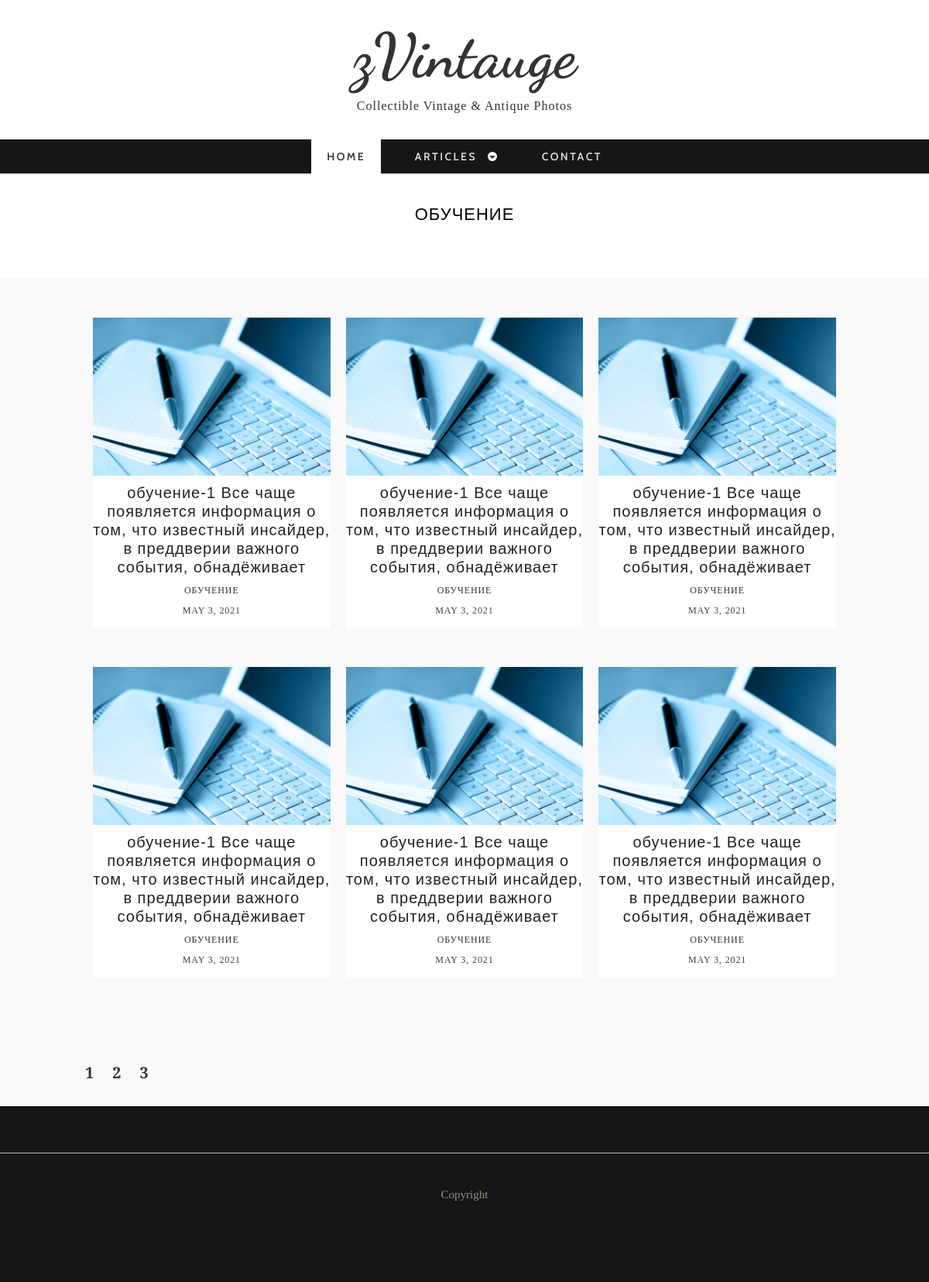
The page /articles/training on the database its author committed.
### tables this page shows
CREATE TABLE `categories` (
  `ID` int(11) NOT NULL,
  `NAME` varchar(255) NOT NULL,
  `CODE` varchar(255) NOT NULL
);

CREATE TABLE `posts` (
  `ID` int(11) NOT NULL,
  `ACTIVE` tinyint(1) NOT NULL,
  `TITLE` varchar(255) NOT NULL,
  `CODE` varchar(255) NOT NULL,
  `CONTENT` text NOT NULL,
  `CATEGORY_ID` int(11) NOT NULL,
  `AUTHOR_ID` int(11) NOT NULL,
  `DATE` datetime NOT NULL
);

### classes/DB.php (called while the page is built, shortened)
<?php
class DB
{
    private static $host = 'localhost';
    private static $database = 'articles';
    private static $user = 'test';
    private static $password = 'test';
    protected static function query($query)
    {
        try {
            $dsn = "mysql:dbname=" . self::$database . ";host=" . self::$host;
            $dbh = new PDO($dsn, self::$user, self::$password);
            $dbh->exec("set names utf8");
            $dbh->setAttribute(PDO::ATTR_ERRMODE, PDO::ERRMODE_EXCEPTION);
        } catch (PDOException $e) {
            die ('Ошибка подключения:' . $e->getMessage());
        }
        $resQuery = [];
        foreach ($dbh->query($query, PDO::FETCH_ASSOC) as $row) {
            $resQuery[] = $row;
        }
        return $resQuery;
    }
}

### classes/categories.php (called while the page is built, shortened)
<?php
require_once $_SERVER["DOCUMENT_ROOT"] . '/classes/DB.php';
class Categories extends DB
{
    public static function getCategoriesList( array $arSelect, array $arFilter, array $arOrder, array $arLimit): array
    {
        $select = !empty($arSelect) ? implode(",", $arSelect) : '*';
        $sql = "SELECT {$select} FROM `categories`";
        if (!empty($arFilter)) {
            $filter = self::editParameters($arFilter, '=', " AND ", '\'');
            $sql .= " WHERE {$filter}";
        }
        $order = !empty($arOrder) ? self::editParameters($arOrder, ' ', ",") : 'ID ASC';
        $sql .= " ORDER BY {$order}";
        return self::query($sql);
    }
    private static function editParameters($arParam, $connector, $separator, $otherConnector = '')
    {
        $array = [];
        foreach ($arParam as $key => $value) {
            $array[] = $key . $connector . $otherConnector . $value . $otherConnector;
        }
        return implode($separator, $array);
    }
}

### controller/init.php (called while the page is built, shortened)
<?php
require_once $_SERVER["DOCUMENT_ROOT"] . '/classes/posts.php';
require_once $_SERVER["DOCUMENT_ROOT"] . '/classes/categories.php';
if (!empty($_REQUEST['category'])) {
    $arCategory = Categories::getCategoriesList(['ID', 'NAME'], ['CODE' => $_REQUEST['category']], [], []);
    $arCategory = $arCategory[0];
    $countPosts = Posts::countPosts(['CATEGORY_ID' => $arCategory['ID']]);
    $pages = ceil($countPosts['COUNT'] / 6);
    $arArticles = [];
    $offset = empty($_REQUEST['page']) || $_REQUEST['page'] == 1 ? 0 : ($_REQUEST['page'] - 1) * 6;
        $arPosts = Posts::getPostsList(['ID', 'ACTIVE', 'TITLE', 'CODE', 'CATEGORY_ID','DATE'], ['CATEGORY_ID' => $arCategory['ID']], ['DATE' => 'DESC'], ['limit' => 6, 'offset' => $offset]);
    foreach ($arPosts as $post) {
        if ($post['ACTIVE'] == true) {
            $post['CATEGORY_NAME'] = $arCategory['NAME'];
            $post['CATEGORY_CODE'] = $_REQUEST['category'];
            $arArticles[] = $post;
        }
    }
}

### classes/posts.php (called while the page is built, shortened)
<?php
    require_once $_SERVER["DOCUMENT_ROOT"] . '/classes/DB.php';
    class Posts extends DB
    {
        public static function getPostsList(array $arSelect, array $arFilter, array $arOrder, array $arLimit): array
        {
            $select = !empty($arSelect) ? implode(",", $arSelect) : '*';
            $sql = "SELECT {$select} FROM `posts`";
            if (!empty($arFilter)) {
                $filter = self::editParameters($arFilter, '=', " AND ", '\'');
                $sql .= " WHERE {$filter}";
            }
            $order = !empty($arOrder) ? self::editParameters($arOrder, ' ', ",") : 'ID ASC';
            $sql .= " ORDER BY {$order}";
            if (!empty($arLimit) && isset($arLimit['limit'])) {
                $sql .= " LIMIT {$arLimit['limit']} ";
                $sql .= isset($arLimit['offset']) ? " OFFSET {$arLimit['offset']} " : "";
            }
            return self::query($sql);
        }
        public static function countPosts($arFilter=[])
        {
            $sql ="SELECT count(*) as COUNT FROM posts";
            if (!empty($arFilter)) {
                $filter = self::editParameters($arFilter, '=', " AND ", '\'');
                $sql.= " WHERE {$filter}";
            }
            return self::query($sql)[0];
        }
        private static function editParameters($arParam, $connector, $separator, $otherConnector = '')
        {
            $array = [];
            foreach ($arParam as $key => $value) {
                $array[] = $key . $connector . $otherConnector . $value . $otherConnector;
            }
            return implode($separator, $array);
        }
    }

### articles/section.php (the view, shortened to what this page needs)
<?php
    require_once $_SERVER["DOCUMENT_ROOT"] . '/controller/init.php';
    require_once $_SERVER["DOCUMENT_ROOT"] . '/includes/header.php';
    ?>
    <div id="container">
        <div class="wrap-container">
            <section class="content-box box-1">
                <div class="zerogrid">
                    <div class="wrap-box">
                        <div class="box-header">
                            <h2><?=ucfirst($arCategory['NAME'])?></h2>
                        </div>
                    </div>
                </div>
            </section>
        </div>
    </div>
    <div id="container">
        <div class="wrap-container">
            <section class="content-box box-style-1 box-2">
                <div class="zerogrid">
                    <div class="wrap-box">
                        <div class="row">
                            <?php if(!empty($arArticles)):
                                foreach ($arArticles as $article):?>
                                    <div class="col-1-3">
                                        <div class="wrap-col">
                                            <article>
                                                <div class="post-thumbnail-wrap">
                                                    <a href="/articles/<?= $article['ID'] ?>" class="portfolio-box">
                                                        <img src="../images/stati.jpg" alt="">
                                                    </a>
                                                </div>
                                                <div class="entry-header ">
                                                    <h3 class="entry-title"><?= $article['TITLE'] ?></h3>
                                                    <div class="l-tags"><a href="/articles/<?= $article['CATEGORY_CODE'] ?>"><?= $article['CATEGORY_NAME'] ?></a>
                                                    </div>
                                                    <div class="l-tags"><?= date('F j, Y', strtotime($article['DATE'])); ?>
                                                    </div>
                                                </div>
                                            </article>
                                        </div>
                                    </div>
                                <?php endforeach;
                            endif; ?>
                        </div>
                    </div>
                    <div class="pages">
                        <?php if(isset($pages)):
                            for($i=1;$i<=$pages; $i++): ?>
                                <a href="/articles/<?= $article['CATEGORY_CODE'] ?>?page=<?= $i ?>"><?= $i ?></a>
                            <?php endfor;
                        endif; ?>
                    </div>
                </div>
            </section>
        </div>
    </div>
<?php
    require_once $_SERVER["DOCUMENT_ROOT"] . '/includes/footer.php';
?>

### css/zerogrid.css (style rules this page uses)
.zerogrid { width: 1000px; position: relative; margin: 0 auto; padding: 0px; }
.zerogrid:after { content: "\0020"; display: block; height: 0; clear: both; visibility: hidden; }
.zerogrid .row:before, .row:after { content: '\0020'; display: block; overflow: hidden; visibility: hidden; width: 0; height: 0; }
.zerogrid .row:after { clear: both; }
.zerogrid .row { zoom: 1; }
.zerogrid .wrap-col { margin: 10px; }
.zerogrid .col-1-2, .zerogrid .col-1-3, .zerogrid .col-2-3, .zerogrid .col-1-4, .zerogrid .col-2-4, .zerogrid .col-3-4, .zerogrid .col-1-5, .zerogrid .col-2-5, .zerogrid .col-3-5, .zerogrid .col-4-5, .zerogrid .col-1-6, .zerogrid .col-2-6, .zerogrid .col-3-6, .zerogrid .col-4-6, .zerogrid .col-5-6 { float: left; display: inline-block; }
.zerogrid .col-1-3, .zerogrid .col-1-3-fixed { width: 33.33%; }

### css/style.css (style rules this page uses)
a, abbr, acronym, address, applet, article, aside, audio, b, blockquote, big, body, center, canvas, caption, cite, code, command, datalist, dd, del, details, dfn, dl, div, dt, em, embed, fieldset, figcaption, figure, font, footer, form, h1, h2, h3, h4, h5, h6, header, hgroup, html, i, iframe, img, ins, kbd, keygen, label, legend, li, meter, nav, object, ol, output, p, pre, progress, q, s, samp, section, small, span, source, strike, strong, sub, sup, table, tbody, tfoot, thead, th, tr, tdvideo, tt, u, ul, var { background: transparent; border: 0 none; font-size: 100%; margin: 0; padding: 0; border: 0; outline: 0; vertical-align: top; }
img { vertical-align: top; }
article, aside, audio, canvas, command, datalist, details, embed, figcaption, figure, footer, header, hgroup, keygen, meter, nav, output, progress, section, source, video { display: block; }
* { -webkit-box-sizing: border-box; -moz-box-sizing: border-box; box-sizing: border-box; }
html { -webkit-text-size-adjust: none; }
img { max-width: 100%; height: auto; width: auto \9; }
a { color: #333; text-decoration: none; }
h1, h2 { font-size: 25px; line-height: 30px; }
h3, h4 { font-size: 20px; line-height: 20px; }
h1, h2, h3, h4, h5, h6 { clear: both; hyphens: auto; color: #000; line-height: 1.2; font-family: 'Montserrat', sans-serif; letter-spacing: 1px; }
.post:after, .post:before, article:after, article:before, section:after, section:before { clear: both; content: '\0020'; display: block; visibility: hidden; width: 0; height: 0; }
html, body { width: 100%; padding: 0; margin: 0; }
body { font: 16px/26px Arial, Helvetica, sans-serif; font-family: 'Crimson Text', serif; background: #fff; }
.content-box .wrap-box { padding: 40px 10px; position: relative; }
.content-box .box-header { margin: 0 0 30px; text-align: center; }
.content-box .box-header h2 { font-size: 22px; display: block; text-transform: uppercase; font-weight: 500; }
.content-box.box-style-1 { background: #f9f9f9; }
.content-box.box-1 { text-align: center; }
article { background: #ffffff; color: #3F3F3F; margin-bottom: 40px; padding-bottom: 10px; }
article:after, article:before { clear: both; content: '\0020'; display: block; visibility: hidden; width: 0; height: 0; }
article .post-thumbnail-wrap { text-align: center; width: 100%; margin-bottom: 10px; }
article h3.entry-title { font-size: 20px; margin: 10px 0 5px; font-weight: 500; letter-spacing: 1px; color: #222; }
article .l-tags { text-align: center; font-size: 12px; font-family: 'Crimson Text', serif; text-transform: uppercase; letter-spacing: .9px; }
article .l-tags a { color: #333; }
article .entry-header { text-align: center; }
.portfolio-box { display: block; position: relative; margin: 0 auto; }
.pages { margin: 30px auto; }
.pages a { font-size: 20px; margin: 0 10px; font-weight: bold; }

### rows shown on the page
categories: NAME "ОБУЧЕНИЕ"
posts: TITLE "обучение-1 Все чаще появляется информация о том, что известный инсайдер, в преддверии важного события, обнадёживает", CATEGORY_NAME "ОБУЧЕНИЕ", DATE "MAY 3, 2021"
posts: TITLE "обучение-1 Все чаще появляется информация о том, что известный инсайдер, в преддверии важного события, обнадёживает", CATEGORY_NAME "ОБУЧЕНИЕ", DATE "MAY 3, 2021"
posts: TITLE "обучение-1 Все чаще появляется информация о том, что известный инсайдер, в преддверии важного события, обнадёживает", CATEGORY_NAME "ОБУЧЕНИЕ", DATE "MAY 3, 2021"
posts: TITLE "обучение-1 Все чаще появляется информация о том, что известный инсайдер, в преддверии важного события, обнадёживает", CATEGORY_NAME "ОБУЧЕНИЕ", DATE "MAY 3, 2021"
posts: TITLE "обучение-1 Все чаще появляется информация о том, что известный инсайдер, в преддверии важного события, обнадёживает", CATEGORY_NAME "ОБУЧЕНИЕ", DATE "MAY 3, 2021"
posts: TITLE "обучение-1 Все чаще появляется информация о том, что известный инсайдер, в преддверии важного события, обнадёживает", CATEGORY_NAME "ОБУЧЕНИЕ", DATE "MAY 3, 2021"
